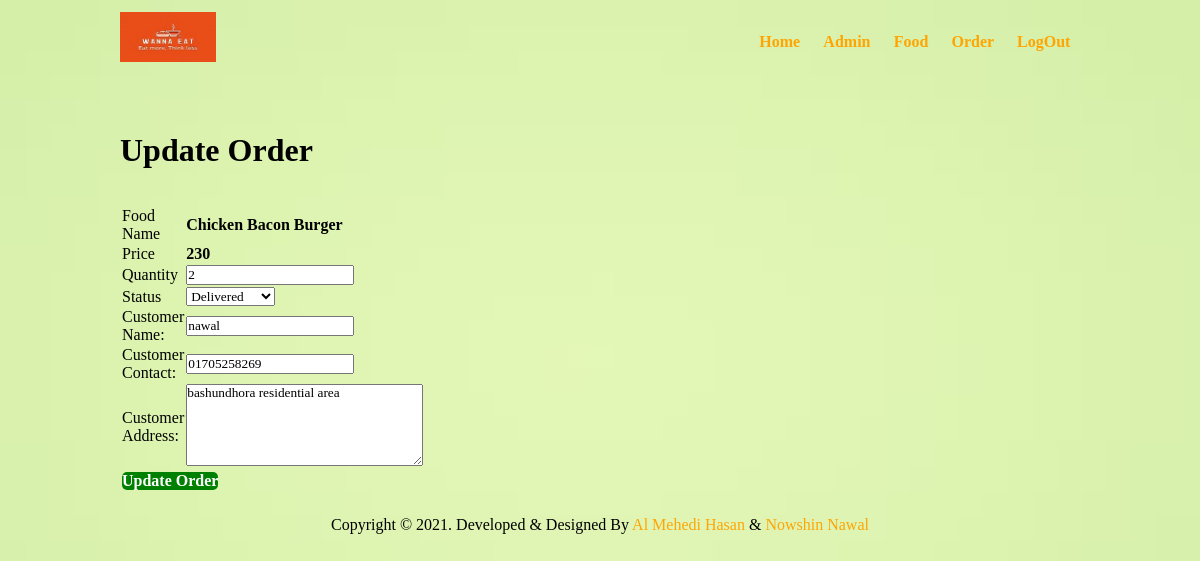
The app's page /admin/Order_updating.php?id=2 (signed in) with its own data.
### tables this page shows
CREATE TABLE `order_table` (
  `id` int(10) UNSIGNED NOT NULL,
  `food` varchar(150) NOT NULL,
  `price` float NOT NULL,
  `qty` int(11) NOT NULL,
  `total` float NOT NULL,
  `order_date` datetime NOT NULL,
  `status` varchar(50) NOT NULL,
  `customer_name` varchar(100) NOT NULL,
  `customer_contact` varchar(200) NOT NULL,
  `customer_address` varchar(200) NOT NULL
);

### admin/Order_updating.php (the view, shortened to what this page needs)
<?php include('partials/menu.php'); ?>
<div class="navbar">
<div class = "boxes">
    <h1>Update Order</h1>
    <br><br>
    <?php
     if(isset($_GET['id']))
     {
         $id = $_GET['id'];
         $query = " SELECT * FROM order_table WHERE id = $id";
         $result = mysqli_query($connection,$query);
         $count = mysqli_num_rows($result);
         if($count==1)
         {
            $num_of_rows=mysqli_fetch_assoc($result);
            $food = $num_of_rows['food'];
            $price = $num_of_rows['price'];
            $qty = $num_of_rows['qty'];
            $status = $num_of_rows['status'];
            $customer_name = $num_of_rows['customer_name'];
            $customer_contact = $num_of_rows['customer_contact'];
            $customer_address= $num_of_rows['customer_address'];
         }
     }
     else
     {
         header('location:'.SITEURL.'admin/manage-order.php');
     }
    ?>
    <form action="" method="POST">
        <table class = "table_update_order">
            <tr>
                <td>Food Name</td>
                <td><b><?php echo $food; ?></b></td>
            </tr>
            <tr>
                <td>Price</td>
                <td><b><?php echo $price; ?></b></td>
            </tr>
            <tr>
                <td>Quantity</td>
                <td>
                    <input type="number" name="qty" value="<?php echo $qty; ?>">
                </td>
            </tr>
            <tr>
                <td>Status</td>
                <td>
                    <select name = "status">
                    <option <?php if($status=="Delivered"){echo "selected";} ?> value = "Delivered">Delivered</option>
                    </select>
                </td>
            </tr>
            <tr>
                <td>Customer Name:</td>
                <td>
                 <input type= "text" name="customer_name" value = "<?php  echo $customer_name; ?>">
                </td>
            </tr>
            <tr>
                    <td>Customer Contact: </td>
                    <td>
                        <input type="text" name="customer_contact" value="<?php  echo $customer_contact; ?>">
                    </td>
                </tr>
                <tr>
                    <td>Customer Address: </td>
                    <td>
                        <textarea name="customer_address" cols="30" rows="5"><?php  echo $customer_address; ?></textarea>
                    </td>
                </tr>
            <tr>
                <td colspan ="2">
                    <input type = "submit" name= "submit" value = "Update Order" class = "button-secondary">
                </td>
            </tr>
        </table>
    </form>
</div>
</div>
<?php include('partials/footer.php'); ?>

### css/CSS_FILE.css (style rules this page uses)
* { margin: 0 0; padding: 0 0; font-family: 'Times New Roman', Times, serif; }
body { background-color: #dfe4ea; }
.boxes { width: 80%; margin: 0 auto; padding: 1%; }
.table_update_order { width: 30%; }
.button-secondary { padding: 0%; border: none; font-size: 16px; border-radius: 5px; background-color: green; color: white; cursor: pointer; font-weight: bold; }
.back3 { background-image: url(../Image/tr.jpg); background-size: cover; background-repeat: no-repeat; }

### records on screen
order_table: food "Chicken Bacon Burger", price "230", qty "2", status "Delivered", customer_name "nawal", customer_contact "01705258269", customer_address "bashundhora residential area"
